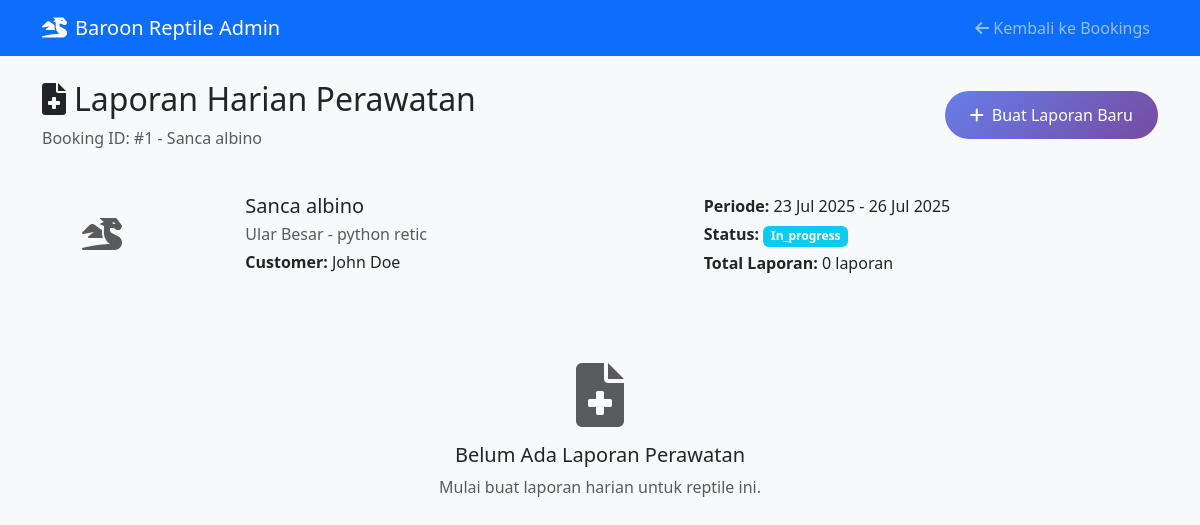
The page /admin/daily_report.php?booking_id=1 (signed in) on the database its author committed.
### tables this page shows
CREATE TABLE IF NOT EXISTS `bookings` (
  `id` int(11) NOT NULL AUTO_INCREMENT,
  `customer_id` int(11) NOT NULL,
  `reptile_id` int(11) NOT NULL,
  `start_date` date NOT NULL,
  `end_date` date NOT NULL,
  `total_days` int(11) NOT NULL,
  `price_per_day` decimal(10,2) NOT NULL,
  `total_price` decimal(10,2) NOT NULL,
  `status` enum('pending','confirmed','in_progress','completed','cancelled') DEFAULT 'pending',
  `notes` text DEFAULT NULL,
  `created_at` timestamp NOT NULL DEFAULT current_timestamp(),
  `updated_at` timestamp NOT NULL DEFAULT current_timestamp() ON UPDATE current_timestamp(),
  PRIMARY KEY (`id`),
  KEY `customer_id` (`customer_id`),
  KEY `reptile_id` (`reptile_id`),
  CONSTRAINT `bookings_ibfk_1` FOREIGN KEY (`customer_id`) REFERENCES `users` (`id`) ON DELETE CASCADE,
  CONSTRAINT `bookings_ibfk_2` FOREIGN KEY (`reptile_id`) REFERENCES `reptiles` (`id`) ON DELETE CASCADE
);

CREATE TABLE IF NOT EXISTS `reptiles` (
  `id` int(11) NOT NULL AUTO_INCREMENT,
  `customer_id` int(11) NOT NULL,
  `category_id` int(11) NOT NULL,
  `name` varchar(100) NOT NULL,
  `species` varchar(100) DEFAULT NULL,
  `age` varchar(20) DEFAULT NULL,
  `weight` decimal(5,2) DEFAULT NULL,
  `length` decimal(5,2) DEFAULT NULL,
  `gender` enum('male','female','unknown') DEFAULT NULL,
  `special_needs` text DEFAULT NULL,
  `photo` varchar(255) DEFAULT NULL,
  `status` enum('active','completed','cancelled') DEFAULT 'active',
  `created_at` timestamp NOT NULL DEFAULT current_timestamp(),
  `updated_at` timestamp NOT NULL DEFAULT current_timestamp() ON UPDATE current_timestamp(),
  PRIMARY KEY (`id`),
  KEY `customer_id` (`customer_id`),
  KEY `category_id` (`category_id`),
  CONSTRAINT `reptiles_ibfk_1` FOREIGN KEY (`customer_id`) REFERENCES `users` (`id`) ON DELETE CASCADE,
  CONSTRAINT `reptiles_ibfk_2` FOREIGN KEY (`category_id`) REFERENCES `reptile_categories` (`id`)
);

CREATE TABLE IF NOT EXISTS `reptile_categories` (
  `id` int(11) NOT NULL AUTO_INCREMENT,
  `name` varchar(50) NOT NULL,
  `description` text DEFAULT NULL,
  `price_per_day` decimal(10,2) NOT NULL,
  `created_at` timestamp NOT NULL DEFAULT current_timestamp(),
  PRIMARY KEY (`id`)
);

CREATE TABLE IF NOT EXISTS `users` (
  `id` int(11) NOT NULL AUTO_INCREMENT,
  `username` varchar(50) NOT NULL,
  `email` varchar(100) NOT NULL,
  `password` varchar(255) NOT NULL,
  `full_name` varchar(100) NOT NULL,
  `phone` varchar(20) DEFAULT NULL,
  `address` text DEFAULT NULL,
  `role` enum('admin','customer') DEFAULT 'customer',
  `status` enum('active','inactive') DEFAULT 'active',
  `created_at` timestamp NOT NULL DEFAULT current_timestamp(),
  `updated_at` timestamp NOT NULL DEFAULT current_timestamp() ON UPDATE current_timestamp(),
  PRIMARY KEY (`id`),
  UNIQUE KEY `username` (`username`),
  UNIQUE KEY `email` (`email`)
);

### admin/daily_report.php (the view, shortened to what this page needs)
<?php
$booking_id = isset($_GET['booking_id']) ? (int)$_GET['booking_id'] : 0;
try {
    $db = getDB();
    $stmt = $db->prepare("
        SELECT
            b.*,
            u.full_name as customer_name,
            u.email as customer_email,
            u.phone as customer_phone,
            r.name as reptile_name,
            r.species,
            r.age,
            r.gender,
            r.photo as reptile_photo,
            rc.name as category_name
        FROM bookings b
        JOIN users u ON b.customer_id = u.id
        JOIN reptiles r ON b.reptile_id = r.id
        JOIN reptile_categories rc ON r.category_id = rc.id
        WHERE b.id = ?
    ");
    $stmt->execute([$booking_id]);
    $booking = $stmt->fetch(PDO::FETCH_ASSOC);
    $stmt = $db->prepare("
        SELECT
            dr.*,
            u.full_name as staff_name
        FROM daily_reports dr
        LEFT JOIN users u ON dr.created_by = u.id
        WHERE dr.booking_id = ?
        ORDER BY dr.report_date DESC
    ");
    $stmt->execute([$booking_id]);
    $care_reports = $stmt->fetchAll(PDO::FETCH_ASSOC);
} catch (Exception $e) {
    $message = 'error:Terjadi kesalahan sistem.';
    error_log("Error in daily_report.php: " . $e->getMessage());
    $booking = [
        'id' => $booking_id,
        'reptile_name' => 'Unknown',
        'reptile_photo' => '',
        'category_name' => 'Unknown',
        'species' => 'Unknown',
        'customer_name' => 'Unknown',
        'start_date' => '1970-01-01',
        'end_date' => '1970-01-01',
        'status' => 'unknown',
        'reptile_id' => 0
    ];
    $care_reports = [];
}
?>
<!DOCTYPE html>
<html lang="id">
<head>
    <link href="https://cdn.jsdelivr.net/npm/bootstrap@5.3.0/dist/css/bootstrap.min.css" rel="stylesheet">
    <link href="https://cdnjs.cloudflare.com/ajax/libs/font-awesome/6.0.0/css/all.min.css" rel="stylesheet">
</head>
<body class="bg-light">
    <nav class="navbar navbar-expand-lg navbar-dark bg-primary">
        <div class="container">
            <a class="navbar-brand" href="dashboard.php">
                <i class="fas fa-dragon me-2"></i>Baroon Reptile Admin
            </a>
            <div class="navbar-nav ms-auto">
                <a class="nav-link" href="bookings.php">
                    <i class="fas fa-arrow-left me-1"></i>Kembali ke Bookings
                </a>
            </div>
        </div>
    </nav>
    <div class="container mt-4">
        <div class="d-flex justify-content-between align-items-center mb-4">
            <div>
                <h2><i class="fas fa-file-medical me-2"></i>Laporan Harian Perawatan</h2>
                <p class="text-muted mb-0">Booking ID: #<?php echo $booking['id']; ?> - <?php echo htmlspecialchars($booking['reptile_name']); ?></p>
            </div>
            <button class="btn btn-create-report" data-bs-toggle="modal" data-bs-target="#createReportModal">
                <i class="fas fa-plus me-2"></i>Buat Laporan Baru
            </button>
        </div>
        <div class="reptile-info">
            <div class="row align-items-center">
                <div class="col-md-2 text-center">
                    <?php if ($booking['reptile_photo']): ?>
                        <img src="../<?php echo htmlspecialchars($booking['reptile_photo']); ?>" alt="<?php echo htmlspecialchars($booking['reptile_name']); ?>" class="reptile-image">
                    <?php else: ?>
                        <div class="reptile-image d-flex align-items-center justify-content-center bg-light">
                            <i class="fas fa-dragon fa-2x text-muted"></i>
                        </div>
                    <?php endif; ?>
                </div>
                <div class="col-md-10">
                    <div class="row">
                        <div class="col-md-6">
                            <h5 class="mb-1"><?php echo htmlspecialchars($booking['reptile_name']); ?></h5>
                            <p class="text-muted mb-1"><?php echo htmlspecialchars($booking['category_name']); ?> - <?php echo htmlspecialchars($booking['species']); ?></p>
                            <p class="mb-0"><strong>Customer:</strong> <?php echo htmlspecialchars($booking['customer_name']); ?></p>
                        </div>
                        <div class="col-md-6">
                            <p class="mb-1"><strong>Periode:</strong> <?php echo date('d M Y', strtotime($booking['start_date'])); ?> - <?php echo date('d M Y', strtotime($booking['end_date'])); ?></p>
                            <p class="mb-1"><strong>Status:</strong> <span class="badge bg-info"><?php echo ucfirst($booking['status']); ?></span></p>
                            <p class="mb-0"><strong>Total Laporan:</strong> <?php echo count($care_reports); ?> laporan</p>
                        </div>
                    </div>
                </div>
            </div>
        </div>
        <?php if (empty($care_reports)): ?>
            <div class="text-center py-5">
                <i class="fas fa-file-medical fa-4x text-muted mb-3"></i>
                <h5>Belum Ada Laporan Perawatan</h5>
                <p class="text-muted">Mulai buat laporan harian untuk reptile ini.</p>
            </div>
        <?php endif; ?>
    </div>
</body>
</html>

### admin/daily_report.php (style rules this page uses)
.reptile-info { background: #f8f9fa; border-radius: 10px; padding: 20px; margin-bottom: 20px; }
.reptile-image { width: 80px; height: 80px; object-fit: cover; border-radius: 10px; }
.btn-create-report { background: linear-gradient(135deg, #667eea 0%, #764ba2 100%); border: none; color: white; padding: 12px 25px; border-radius: 25px; font-weight: 500; transition: all 0.3s ease; }

### rows shown on the page
bookings: id "1", reptile.name "Sanca albino", reptile_categories.name "Ular Besar", reptile.species "python retic", customer.full_name "John Doe", start_date "23 Jul 2025", end_date "26 Jul 2025", status "In_progress"

### other values the page prints
count($care_reports) "0"
